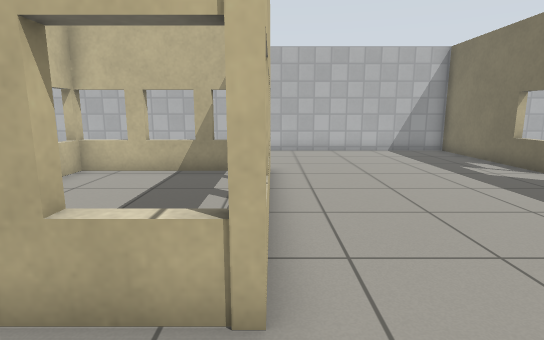
[1] (above)

20 first-person views from a walk through a Gazebo world. The camera is 0.94 m above the floor, tilts 10° down and sees 80° across. The floor is counted in squares, 0.5 m on a side. Each view is taken from the middle of a square. On the plan, view 1 faces up. The plan holds only what a view shows up to about 17 squares ahead; the rest is blank. Gazebo's built-in surfaces are drawn with simple patterns.

[2]
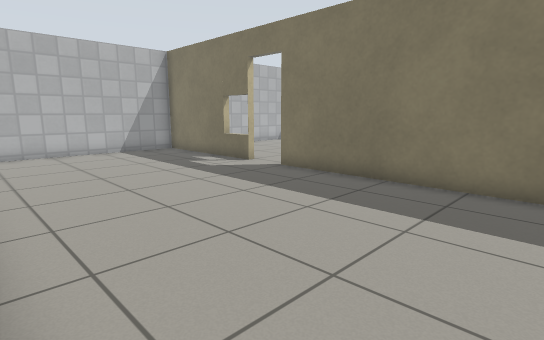

[3]
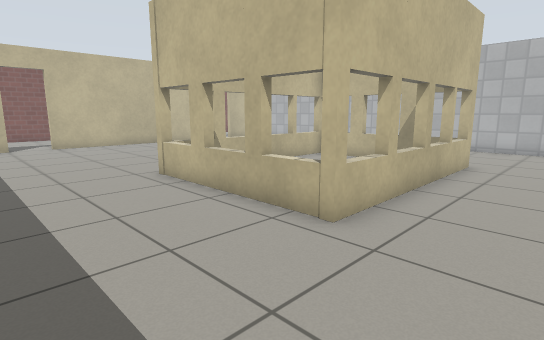

[4]
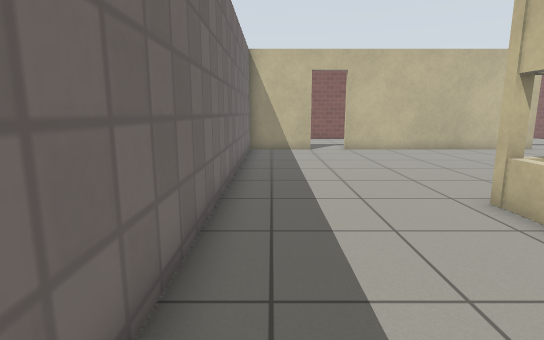

[5]
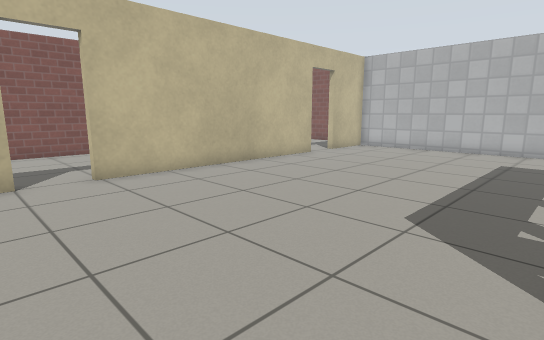

[6]
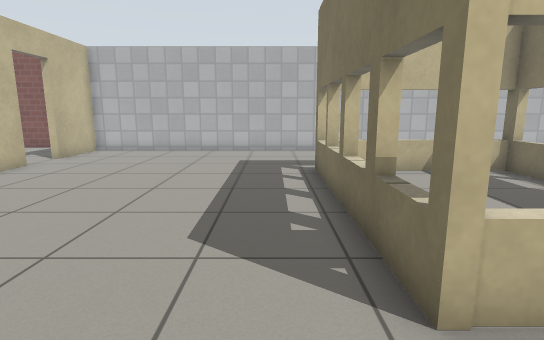

[7]
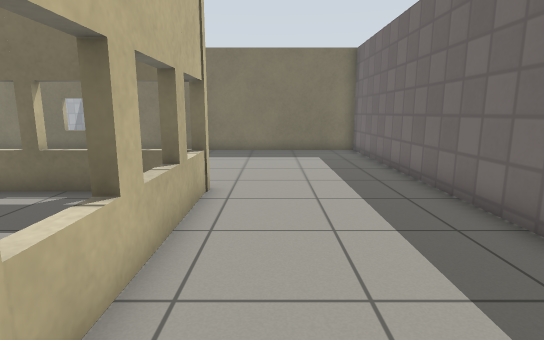

[8]
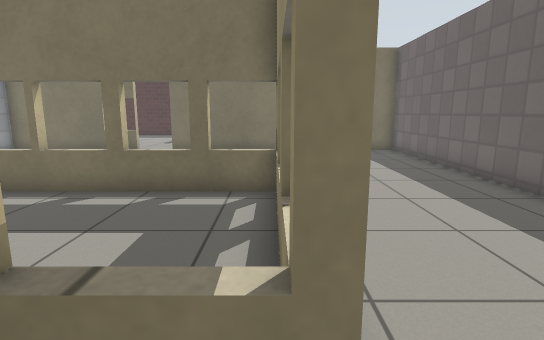

[9]
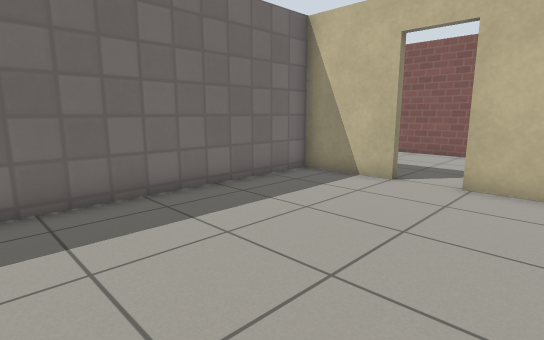

[10]
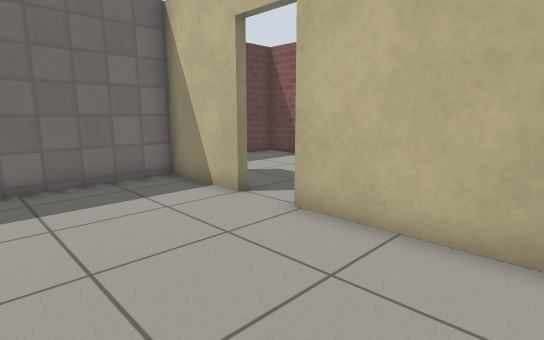

[11]
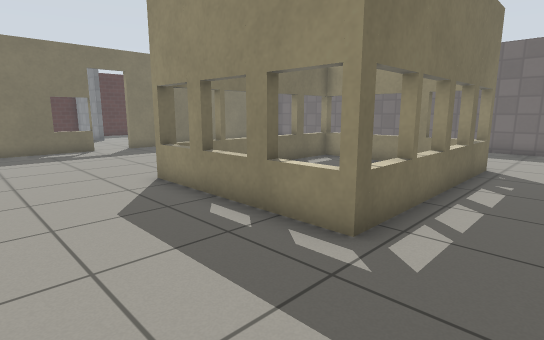

[12]
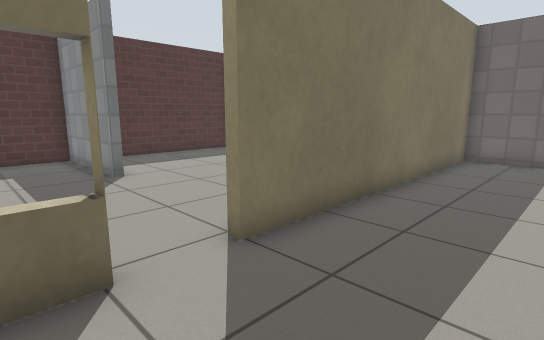

[13]
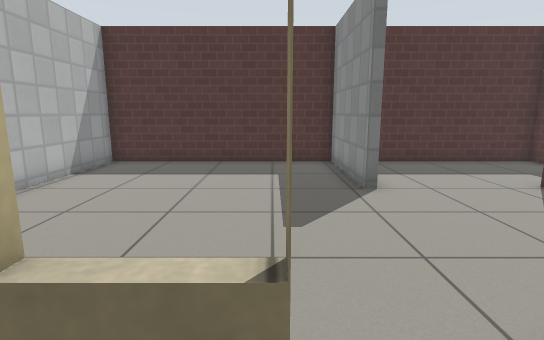

[14]
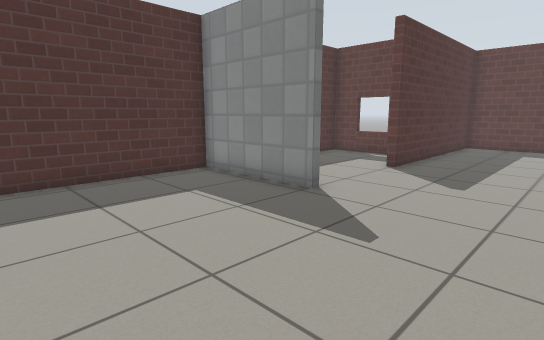

[15]
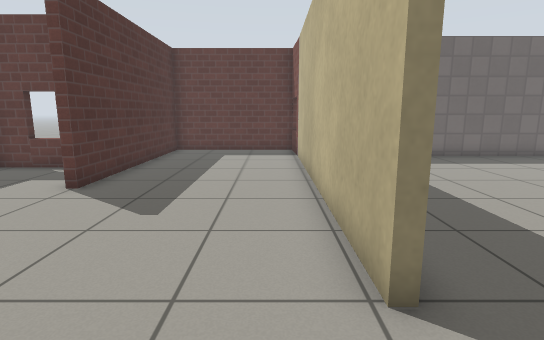

[16]
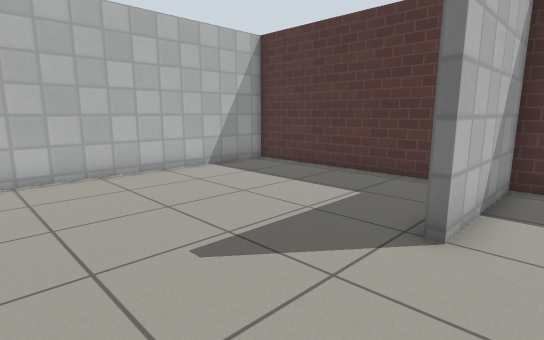

[17]
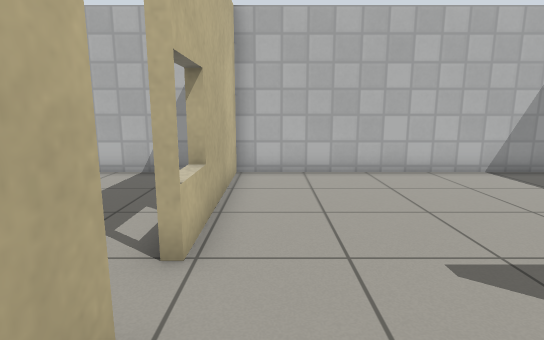

[18]
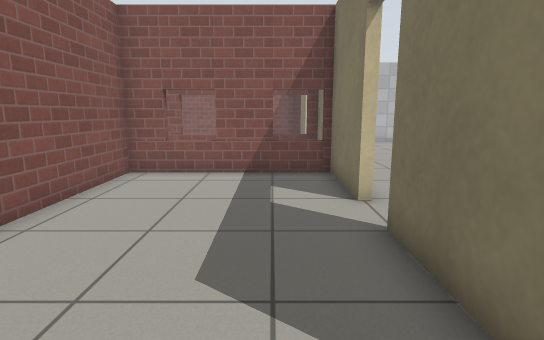

[19]
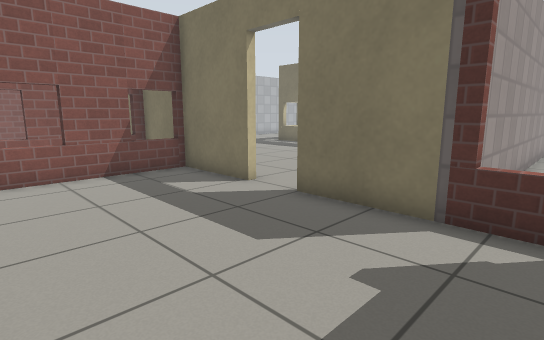

[20]
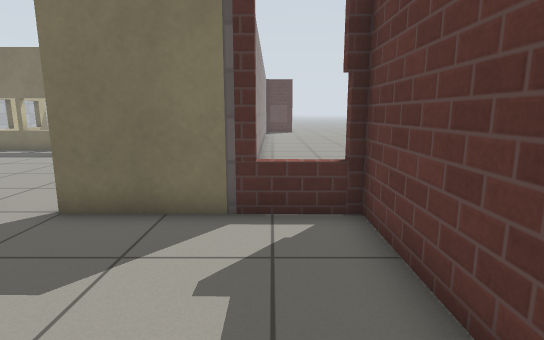

### Floor plan
Points are (right, up) in squares from view 1. A wall is a line through its corners. A room is listed if a view was taken in it or the views show most of it. See-through windows are left out.
Room 1 (views 1, 2, 4, 5, 6, 7, 8, 9, 10, 11)
walls: (-16.8, 11.6) (-16.8, 1.8); (0, 2.6) (-6.6, 2.6) (-6.6, 10.8) (0, 10.8); (-16.8, 0) (-16.8, -3.2) (1.4, -3.2); (1.4, 16.2) (-16.8, 16.2) (-16.8, 13.3)
ways out: opening at (1.8, 0) to room 2; opening at (1.8, 12.5) to room 2; open door at (-17, 0.5) to room 5; open door at (-17, 12.5)
Room 2 (views 3, 12, 13)
walls: (8.6, 9.9) (8.6, 16.2) (1.4, 16.2); (0, 10.8) (0, 2.6); (1.4, -3.2) (8.6, -3.2) (8.6, 8.1)
ways out: opening at (1.8, 0) to room 1; opening at (1.8, 12.5) to room 1; open door at (9, 9) to room 3
Room 3 (views 14, 15)
walls: (14.9, 7.4) (14.9, 7.7) (19.6, 7.7) (19.6, 16.2) (8.9, 16.2) (8.9, 9.9); (8.9, 8.1) (8.9, 6.6)
ways out: open door at (9, 9) to room 2; opening at (12, 7.5) to room 4
Room 4 (views 16, 17)
walls: (8.9, 6.6) (8.9, -5.7) (14.9, -5.7) (14.9, 3.1)
ways out: opening at (12, 7.5) to room 3; opening at (15, 5) to room 7
Room 5 (views 18, 19, 20)
walls: (-17.1, 1.8) (-17.1, 5.2) (-23.6, 5.2) (-23.6, -5.7) (-17.1, -5.7) (-17.1, 0)
ways out: open door at (-17, 0.5) to room 1
Room 6 (no view inside)
walls: (-0.3, 10.5) (-6.6, 10.5); (-6.2, 10.9) (-6.2, 2.5); (-0.4, 2.5) (-0.4, 10.9); (-6.6, 2.9) (0, 2.9)
Room 7 (no view inside)
walls: (16.6, -0.1) (19.6, -0.1) (19.6, 7.4) (14.9, 7.4)
ways out: opening at (15, 5) to room 4

Where each view was taken, in squares from view 1:
view 1: 0 up, 0 right, facing up
view 2: 0 up, 0 right, facing up-right
view 3: 2 down, 3 right, facing up-left
view 4: 2 down, 0 right, facing left
view 5: 1 down, 7 left, facing up-left
view 6: 0 up, 8 left, facing up
view 7: 1 up, 8 left, facing right
view 8: 3 up, 8 left, facing right
view 9: 4 up, 8 left, facing down-left
view 10: 6 up, 12 left, facing down-left
view 11: 15 up, 9 left, facing down-right
view 12: 11 up, 5 right, facing down-right
view 13: 10 up, 7 right, facing right
view 14: 14 up, 10 right, facing down-right
view 15: 11 up, 10 right, facing down
view 16: 6 up, 10 right, facing up-right
view 17: 6 up, 10 right, facing up
view 18: 5 down, 19 left, facing up
view 19: 5 down, 23 left, facing up-right
view 20: 4 down, 23 left, facing right
